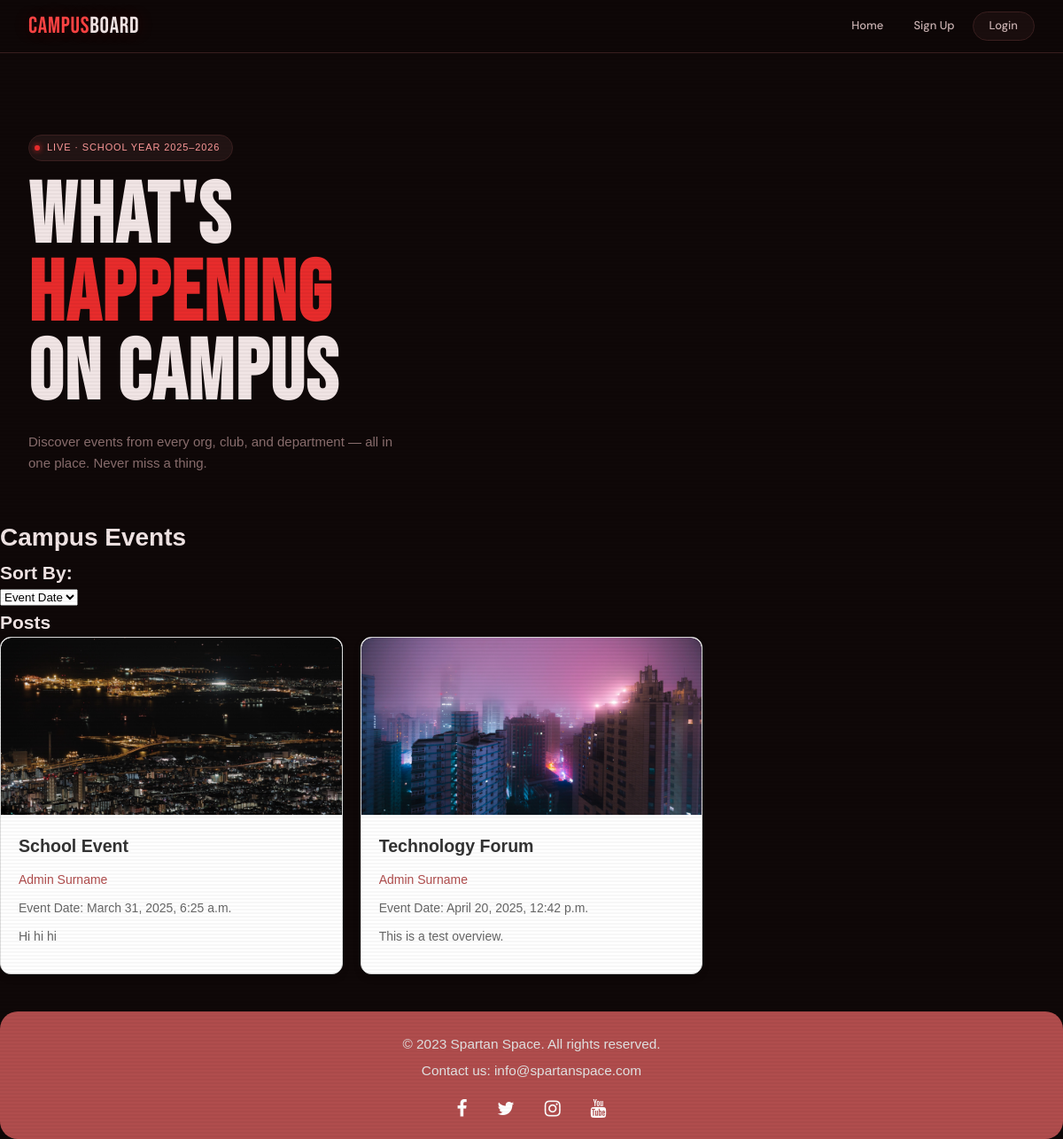
The page / on the database its author committed.
### spartanspacepage/models.py (models this page shows, shortened)
class Post(models.Model):
    title = models.CharField(max_length=225)
    author = models.ForeignKey(User, on_delete=models.CASCADE)
    overview = models.TextField(max_length=1000)
    event_date = models.DateTimeField()
    body = RichTextField(blank=True, null=True)
    header_image = models.ImageField(null=True, blank=True, upload_to="images/") #Directs images to the images/ folder

### spartanspacepage/views.py (the view)
# urls.py: path('', HomeView.as_view(), name="home"),
class HomeView(ListView):
    model = Post
    template_name = 'events.html'
    def get_queryset(self):
        queryset = super().get_queryset()
        order_by = self.request.GET.get('order_by', None)
        if order_by == 'event_date':
            queryset = queryset.order_by('event_date')  # Order by event_date
        elif order_by == 'author':
            queryset = queryset.order_by('author__first_name')  # Order by author's username
        elif order_by == 'name':
            queryset = queryset.order_by('title')  # Order by title alphabetically
        return queryset

### spartanspacepage/templates/events.html (shortened to what this page needs)
{% extends 'base.html' %}
{% load static %}
{% block content %}
<head>
    <link rel="stylesheet" type="text/css" href="{% static 'css/events.css' %}">
</head>
<section class="hero">
    <div>
        <div class="hero-tag"><span class="dot"></span> Live · School Year 2025–2026</div>
        <h1>WHAT'S <br><span class="line2">HAPPENING</span><br>ON CAMPUS</h1>
        <p class="hero-sub">Discover events from every org, club, and department — all in one place. Never miss a thing.</p>
  </div>
</section>
<body class="page_body">
    <h1>Campus Events</h1>
    <h2>Sort By:</h2>
    <form method="GET" action="">
        <select name="order_by" onchange="this.form.submit()">
            <option value="event_date" {% if request.GET.order_by == 'event_date' %}selected{% endif %}>Event Date</option>
        </select>
    </form>
    <h2>Posts</h2>
    <div class="event-gallery">
        {% for post in object_list %}
            <div class="event-item">
                <a href="{% url 'event_detail' post.pk %}" class="event-link">
                    <div class="event-image">
                        {% if post.header_image %}
                            <img src="{{ post.header_image.url }}" alt="{{ post.title }}">
                        {% else %}
                            <div class="no-image">No Image Available</div>
                        {% endif %}
                    </div>
                    <div class="event-details">
                        <h3>{{ post.title }}</h3>
                        <p><a href="{% url 'profile' username=post.author.username %}">{{ post.author.first_name }} {{ post.author.last_name }}</a></p>
                        <p>Event Date: {{ post.event_date }}</p>
                        <p>{{ post.overview }}</p>
                    </div>
                </a>
            </div>
        {% empty %}
            <p>No events available.</p>
        {% endfor %}
    </div>
</body>
{% endblock %}

### spartanspacepage/templates/base.html (shortened to what this page needs)
<!DOCTYPE html>
<html lang="en">
  <head>
  </head>
  <body>
    {% include 'navbar.html' %}
      {% block content %}{% endblock %}
    {% include 'footer.html' %}
  </body>
</html>

### spartanspacepage/templates/navbar.html (shortened to what this page needs)
{% load static %}
<!DOCTYPE html>
<head>
    <link rel="stylesheet" type="text/css" href="{% static 'css/navbar.css' %}">
</head>
<nav>
    <div class="logo">Campus<span>Board</span></div>
    <div class="nav-links">
        <a href="{% url 'home' %}">Home</a>
        {% if user.is_authenticated %}
            <a href="{% url 'profile' username=user.username %}">Profile</a>
                {% if user.is_superuser %}
                    <a href="{% url 'admin:index' %}">+ Add Post</a>
                {% endif %}
                <form action="{% url 'logout' %}" method="post" style="display:inline;">
                    {% csrf_token %}
                    <button type="submit" class="nav-btn">Logout</button>
                </form>
        {% else %}
            <a href="{% url 'signup' %}" class="navbar-link">Sign Up</a>
            <form action="{% url 'login' %}" style="display:inline;">
                <button class="nav-btn">Login</button>
            </form>
        {% endif %}
    </div>
</nav>
</html>

### spartanspacepage/templates/footer.html (shortened to what this page needs)
{% load static %}
<head>
    <link rel="stylesheet" type="text/css" href="{% static 'css/footer.css' %}">
    <link rel="stylesheet" href="https://cdnjs.cloudflare.com/ajax/libs/font-awesome/4.7.0/css/font-awesome.min.css">
</head>
<body>
    <footer class="footer">
        <div class="footer-content">
            <p>&copy; 2023 Spartan Space. All rights reserved.</p>
            <p>Contact us: info@spartanspace.com</p>
        </div>
        <div class="social-icons">
            <a href="https://www.facebook.com/BatStateUTheNEU" class="fa fa-facebook" target="_blank"></a>
            <a href="https://twitter.com/batstateutheneu" class="fa fa-twitter" target="_blank"></a>
            <a href="https://www.instagram.com/batstateu_/" class="fa fa-instagram" target="_blank"></a>
            <a href="https://www.youtube.com/@BatStateUTheNEU" class="fa fa-youtube" target="_blank"></a>
        </div>
    </footer>
</body>
</html>

### spartanspacepage/static/css/navbar.css (style rules this page uses)
nav { position: sticky; top: 0; z-index: 200; background: rgba(15,8,8,0.93); border-bottom: 1px solid #3a1f1f; backdrop-filter: blur(14px); border-bottom: 1px solid var(--border); padding: 0 32px; display: flex; align-items: center; justify-content: space-between; height: 60px; }
.logo { font-family: 'Bebas Neue', sans-serif; font-size: 26px; letter-spacing: 0.03em; color: var(--accent-bright); text-shadow: 0 0 20px var(--accent-glow); }
.logo span { color: var(--text); }
.nav-links { display: flex; gap: 6px; align-items: center; }
.nav-links a { color: var(--nav); text-decoration: none; font-family: 'DM Sans', sans-serif; font-size: 13px; font-weight: 500; padding: 6px 14px; border-radius: 6px; transition: all 0.2s; }
.nav-btn { background: var(--surface); border: 1px solid var(--border); color: var(--nav); padding: 6px 18px 7.5px 18px; border-radius: 90px; font-size: 13px; font-weight: 500; cursor: pointer; transition: all 0.2s; font-family: 'DM Sans', sans-serif; }

### spartanspacepage/static/css/events.css (style rules this page uses)
.hero { padding: 70px 32px 50px; max-width: 1200px; margin: 0 auto; display: grid; grid-template-columns: 1fr auto; gap: 40px; align-items: end; }
.hero-tag { display: inline-flex; align-items: center; gap: 8px; background: var(--surface2); border: 1px solid var(--border); border-radius: 100px; padding: 5px 14px 5px 6px; font-size: 11px; letter-spacing: 0.08em; text-transform: uppercase; color: var(--accent3); margin-bottom: 20px; }
.hero-tag .dot { width: 6px; height: 6px; background: var(--accent); border-radius: 50%; animation: pulse 2s infinite; box-shadow: 0 0 6px var(--accent); }
.hero h1 { font-family: 'Bebas Neue', sans-serif; font-size: clamp(52px, 8vw, 96px); line-height: 0.92; letter-spacing: 0.02em; }
.hero h1 .line2 { color: var(--accent); }
.hero-sub { margin-top: 20px; color: var(--muted); font-size: 15px; max-width: 420px; font-weight: 300; }

### spartanspacepage/static/css/footer.css (style rules this page uses)
.footer { background-color: #b04d4d; color: #fff; text-align: center; padding: 20px 0; position: relative; bottom: 0; width: 100%; border-radius: 20px; margin-top: 20px; overflow: hidden; }
.footer-content { margin-bottom: 20px; }
.footer-content p { font-size: 1.1em; margin: 5px 0; color: #e3e3e3; }
.social-icons { margin-top: 10px; }
.social-icons a { text-decoration: none; margin: 0 15px; font-size: 1.5em; color: #fff; transition: color 0.3s ease; }
body { margin: 0; font-family: Arial, sans-serif; }

### spartanspacepage/static/css/styles.css (style rules this page uses)
:root { --bg: #0f0808; --surface: #1a0e0e; --surface2: #221414; --border: #3a1f1f; --text: #f1e5e5; --nav: #ccb3b3; --muted: #8a6e6e; --accent: #e82c2c; --accent-bright: #ff4444; --accent-glow: rgba(232,44,44,0.18); --accent2: #ff7043; --accent3: #ff9a9a; --accent4: #c94040; --accent5: #ff6b6b; }
* { margin: 0; padding: 0; box-sizing: border-box; }
html { scroll-behavior: smooth; }
body { background: var(--bg); color: var(--text); font-family: 'DM Sans', sans-serif; font-size: 14px; line-height: 1.6; min-height: 100vh; cursor: default; }
body::after { content: ''; position: fixed; inset: 0; background: repeating-linear-gradient(0deg, transparent, transparent 2px, rgba(0,0,0,0.03) 2px, rgba(0,0,0,0.03) 4px); pointer-events: none; z-index: 1000; }
.event-gallery { display: grid; grid-template-columns: repeat(auto-fill, minmax(300px, 1fr)); gap: 20px; padding: 0; list-style-type: none; }
.event-item { background-color: #fff; border: 1px solid #ddd; border-radius: 12px; overflow: hidden; box-shadow: 0 4px 8px rgba(0, 0, 0, 0.1); transition: transform 0.3s ease-in-out; }
.event-link { display: block; text-decoration: none; color: inherit; }
.event-image { width: 100%; height: 200px; background-color: #f0f0f0; overflow: hidden; border-top-left-radius: 12px; border-top-right-radius: 12px; }
.event-image img { width: 100%; height: 100%; object-fit: cover; border-top-left-radius: 12px; border-top-right-radius: 12px; transition: opacity 0.3s ease; }
.event-details { padding: 20px; }
.event-details h3 { font-size: 1.4em; color: #333; margin-bottom: 10px; font-weight: bold; }
.event-details p { font-size: 1em; color: #666; margin-bottom: 10px; }
.event-details a { color: #b04d4d; text-decoration: none; }

### rows shown on the page
Post: header_image (picture), title "School Event", author.first_name "Admin", author.last_name "Surname", event_date "March 31, 2025, 6:25 a.m.", overview "Hi hi hi"
Post: header_image (picture), title "Technology Forum", author.first_name "Admin", author.last_name "Surname", event_date "April 20, 2025, 12:42 p.m.", overview "This is a test overview."
